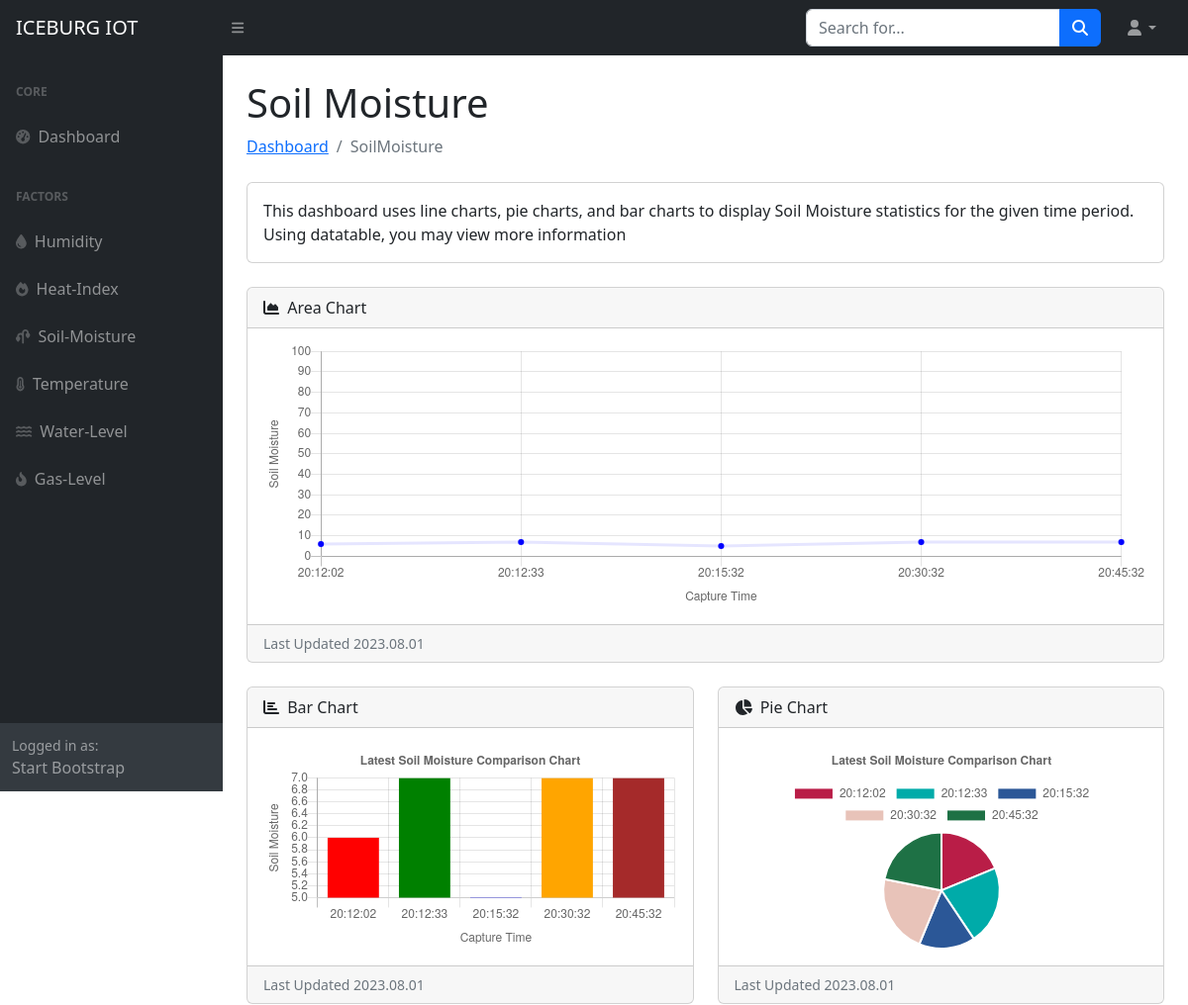
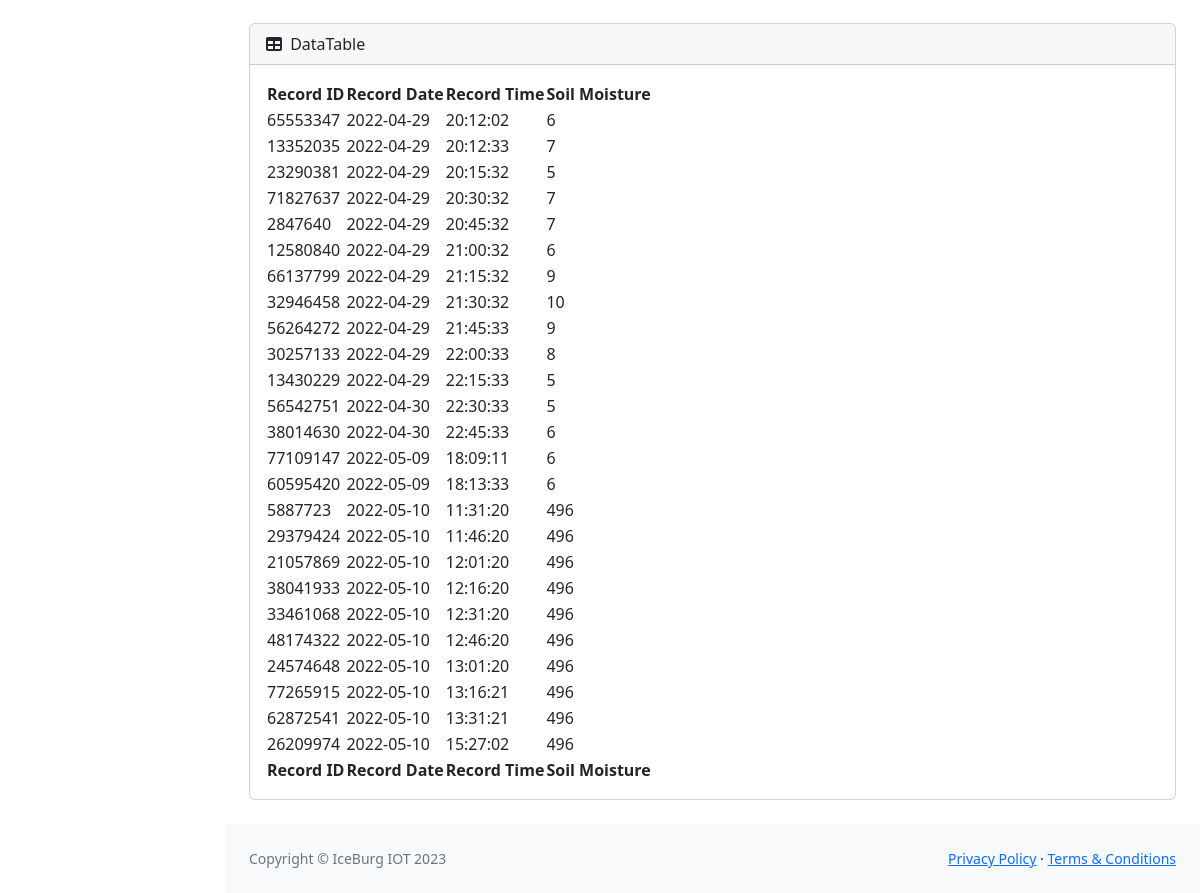
/soilMoisture.php, run on the app's committed database (2 pictures, top to bottom).
### tables this page shows
CREATE TABLE IF NOT EXISTS `sensor_box_02` (
  `Record_ID` int(10) NOT NULL,
  `Record_Date` varchar(12) NOT NULL,
  `Record_Time` varchar(10) NOT NULL,
  `Water_Level` varchar(5) NOT NULL,
  `Soil_Moisture` varchar(45) NOT NULL,
  PRIMARY KEY (`Record_ID`)
);

### soilMoisture.php (the view, shortened to what this page needs)
<?php
include('php/config.php');
$SQL = "SELECT * FROM `sensor_box_02` LIMIT 5;";
$stmt = $conn->prepare($SQL);
$stmt->execute();
$sensor_data = $stmt->get_result();
?>
<!DOCTYPE html>
<html lang="en">
<?php include 'assets/components/head.php' ?>
<body class="sb-nav-fixed">
    <?php include 'assets/components/navbar.php' ?>
    <?php include 'sidebar.php' ?>
    <div id="layoutSidenav_content">
        <main>
            <div class="container-fluid px-4">
                <h1 class="mt-4">Soil Moisture</h1>
                <ol class="breadcrumb mb-4">
                    <li class="breadcrumb-item"><a href="index.php">Dashboard</a></li>
                    <li class="breadcrumb-item active">SoilMoisture</li>
                </ol>
                <div class="card mb-4">
                    <div class="card-body">
                        This dashboard uses line charts, pie charts, and bar charts to display Soil Moisture statistics for the given time period. Using datatable, you may view more information
                    </div>
                </div>
                <div class="card mb-4">
                    <div class="card-header">
                        <i class="fas fa-chart-area me-1"></i>
                        Area Chart
                    </div>
                    <div class="card-body"><canvas id="areaChart" width="100%" height="30"></canvas></div>
                    <div class="card-footer small text-muted">Last Updated <?php echo date("Y.m.d") ?></div>
                </div>
                <div class="row">
                    <div class="col-lg-6">
                        <div class="card mb-4">
                            <div class="card-header">
                                <i class="fas fa-chart-bar me-1"></i>
                                Bar Chart
                            </div>
                            <div class="card-body"><canvas id="myChart2" style="width:100%; max-width:600px"></canvas></div>
                            <div class="card-footer small text-muted">Last Updated <?php echo date("Y.m.d") ?></div>
                        </div>
                    </div>
                    <div class="col-lg-6">
                        <div class="card mb-4">
                            <div class="card-header">
                                <i class="fas fa-chart-pie me-1"></i>
                                Pie Chart
                            </div>
                            <div class="card-body"><canvas id="myChart" style="width:100%;max-width:600px"></canvas></div>
                            <div class="card-footer small text-muted">Last Updated <?php echo date("Y.m.d") ?></div>
                        </div>
                    </div>
                </div>
                <?php
                $SQL = "SELECT * FROM `sensor_box_02`;";
                $stmt = $conn->prepare($SQL);
                $stmt->execute();
                $all_data = $stmt->get_result();
                ?>
                <div class="card mb-4">
                    <div class="card-header">
                        <i class="fas fa-table me-1"></i>
                        DataTable
                    </div>
                    <div class="card-body">
                        <table id="datatablesSimple">
                            <thead>
                                <tr>
                                    <th>Record ID</th>
                                    <th>Record Date</th>
                                    <th>Record Time</th>
                                    <th>Soil Moisture</th>
                                </tr>
                            </thead>
                            <tfoot>
                                <tr>
                                    <th>Record ID</th>
                                    <th>Record Date</th>
                                    <th>Record Time</th>
                                    <th>Soil Moisture</th>
                                </tr>
                            </tfoot>
                            <tbody>
                                <?php foreach ($all_data as $row) { ?>
                                    <tr>
                                        <td><?php echo $row['Record_ID'] ?></td>
                                        <td><?php echo $row['Record_Date'] ?></td>
                                        <td><?php echo $row['Record_Time'] ?></td>
                                        <td><?php echo $row['Soil_Moisture'] ?></td>
                                    </tr>
                                <?php } ?>
                            </tbody>
                        </table>
                    </div>
                </div>
            </div>
        </main>
        <?php include 'assets/components/footer.php' ?>
    </div>
    </div>
    <script>
        var yValues = [];
        var xValues = [];
        <?php foreach ($sensor_data as $row) {
            $humidity = (float)$row['Soil_Moisture'];
            $record_time = $row['Record_Time'];
        ?>
            yValues.push(<?php echo $humidity; ?>);
            xValues.push('<?php echo $record_time; ?>');
        <?php } ?>
        var barColors = [
            "#b91d47",
            "#00aba9",
            "#2b5797",
            "#e8c3b9",
            "#1e7145"
        ];
        new Chart("myChart", {
            type: "pie",
            data: {
                labels: xValues,
                datasets: [{
                    backgroundColor: barColors,
                    data: yValues
                }]
            },
            options: {
                title: {
                    display: true,
                    text: "Latest Soil Moisture Comparison Chart"
                }
            }
        });
    </script>
    <script>
        var yValues = [];
        var xValues = [];
        <?php foreach ($sensor_data as $row) {
            $humidity = (float)$row['Soil_Moisture'];
            $time = $row['Record_Time'];
        ?>
            yValues.push(<?php echo $humidity; ?>);
            xValues.push('<?php echo $time; ?>');
        <?php } ?>
        var barColors = ["red", "green", "blue", "orange", "brown"];
        new Chart("myChart2", {
            type: "bar",
            data: {
                labels: xValues,
                datasets: [{
                    backgroundColor: barColors,
                    data: yValues
                }]
            },
            options: {
                legend: {
                    display: false
                },
                title: {
                    display: true,
                    text: "Latest Soil Moisture Comparison Chart"
                },
                scales: {
                    yAxes: [{
                        scaleLabel: {
                            display: true,
                            labelString: 'Soil Moisture'
                        }
                    }],
                    xAxes: [{
                        display: true,
                        scaleLabel: {
                            display: true,
                            labelString: 'Capture Time'
                        }
                    }],
                }
            }
        });
    </script>
    <script>
        var xValues = [];
        var yValues = [];
        <?php foreach ($sensor_data as $row) {
            $humidity = (float)$row['Soil_Moisture'];
            $time = $row['Record_Time'];
        ?>
            xValues.push('<?php echo $time; ?>');
            yValues.push(<?php echo $humidity; ?>);
        <?php } ?>
        console.log(xValues);
        console.log(yValues);
        new Chart("areaChart", {
            type: "line",
            data: {
                labels: xValues,
                datasets: [{
                    fill: false,
                    lineTension: 0,
                    backgroundColor: "rgba(0,0,255,1.0)",
                    borderColor: "rgba(0,0,255,0.1)",
                    data: yValues
                }]
            },
            options: {
                legend: {
                    display: false
                },
                scales: {
                    yAxes: [{
                        ticks: {
                            min: 0,
                            max: 100
                        },
                        scaleLabel: {
                            display: true,
                            labelString: 'Soil Moisture'
                        }
                    }],
                    xAxes: [{
                        display: true,
                        scaleLabel: {
                            display: true,
                            labelString: 'Capture Time'
                        }
                    }],
                }
            }
        });
    </script>
</body>
</html>

### assets/components/head.php (shortened to what this page needs)
<head>
    <link href="css/styles.css" rel="stylesheet" />
    <link href="https://cdn.jsdelivr.net/npm/simple-datatables@7.1.2/dist/style.min.css" rel="stylesheet" />
</head>

### assets/components/navbar.php (shortened to what this page needs)
<nav class="sb-topnav navbar navbar-expand navbar-dark bg-dark">
        <a class="navbar-brand ps-3" href="index.html">ICEBURG IOT</a>
        <button class="btn btn-link btn-sm order-1 order-lg-0 me-4 me-lg-0" id="sidebarToggle" href="#!"><i class="fas fa-bars"></i></button>
        <form class="d-none d-md-inline-block form-inline ms-auto me-0 me-md-3 my-2 my-md-0">
            <div class="input-group">
                <input class="form-control" type="text" placeholder="Search for..." aria-label="Search for..." aria-describedby="btnNavbarSearch" />
                <button class="btn btn-primary" id="btnNavbarSearch" type="button"><i class="fas fa-search"></i></button>
            </div>
        </form>
        <ul class="navbar-nav ms-auto ms-md-0 me-3 me-lg-4">
            <li class="nav-item dropdown">
                <a class="nav-link dropdown-toggle" id="navbarDropdown" href="#" role="button" data-bs-toggle="dropdown" aria-expanded="false"><i class="fas fa-user fa-fw"></i></a>
            </li>
        </ul>
    </nav>

### sidebar.php
<div id="layoutSidenav">
    <div id="layoutSidenav_nav">
        <nav class="sb-sidenav accordion sb-sidenav-dark" id="sidenavAccordion">
            <div class="sb-sidenav-menu">
                <div class="nav">
                    <div class="sb-sidenav-menu-heading">Core</div>
                    <a class="nav-link" href="index.php">
                        <div class="sb-nav-link-icon"><i class="fas fa-tachometer-alt"></i></div>
                        Dashboard
                    </a>
                    <div class="sb-sidenav-menu-heading">Factors</div>
                    <a class="nav-link" href="humidity.php">
                        <div class="sb-nav-link-icon"><i class="fa-solid fa-droplet fa-bounce"></i></div>
                        Humidity
                    </a>
                    <a class="nav-link" href="heatindex.php">
                        <div class="sb-nav-link-icon"><i class="fa-solid fa-fire fa-fade"></i></div>
                        Heat-Index
                    </a>
                    <a class="nav-link" href="soilMoisture.php">
                        <div class="sb-nav-link-icon"><i class="fa-solid fa-plant-wilt fa-fade"></i></div>
                        Soil-Moisture
                    </a>
                    <a class="nav-link" href="temp.php">
                        <div class="sb-nav-link-icon"><i class="fa-solid fa-temperature-three-quarters fa-beat-fade"></i></div>
                        Temperature
                    </a>
                    <a class="nav-link" href="waterLv.php">
                        <div class="sb-nav-link-icon"><i class="fa-solid fa-water fa-beat"></i></div>
                        Water-Level
                    </a>
                    <a class="nav-link" href="gasLv.php">
                        <div class="sb-nav-link-icon"><i class="fa-solid fa-fire-flame-curved fa-beat"></i></div>
                        Gas-Level
                    </a>
                </div>
            </div>
            <div class="sb-sidenav-footer">
                <div class="small">Logged in as:</div>
                Start Bootstrap
            </div>
        </nav>
    </div>

### assets/components/footer.php
<footer class="py-4 bg-light mt-auto">
    <div class="container-fluid px-4">
        <div class="d-flex align-items-center justify-content-between small">
            <div class="text-muted">Copyright &copy; IceBurg IOT 2023</div>
            <div>
                <a href="#">Privacy Policy</a>
                &middot;
                <a href="#">Terms &amp; Conditions</a>
            </div>
        </div>
    </div>
</footer>

### data on the page
sensor_box_02: Record_ID "65553347", Record_Date "2022-04-29", Record_Time "20:12:02", Soil_Moisture "6"
sensor_box_02: Record_ID "13352035", Record_Date "2022-04-29", Record_Time "20:12:33", Soil_Moisture "7"
sensor_box_02: Record_ID "23290381", Record_Date "2022-04-29", Record_Time "20:15:32", Soil_Moisture "5"
sensor_box_02: Record_ID "71827637", Record_Date "2022-04-29", Record_Time "20:30:32", Soil_Moisture "7"
sensor_box_02: Record_ID "2847640", Record_Date "2022-04-29", Record_Time "20:45:32", Soil_Moisture "7"
sensor_box_02: Record_ID "12580840", Record_Date "2022-04-29", Record_Time "21:00:32", Soil_Moisture "6"
sensor_box_02: Record_ID "66137799", Record_Date "2022-04-29", Record_Time "21:15:32", Soil_Moisture "9"
sensor_box_02: Record_ID "32946458", Record_Date "2022-04-29", Record_Time "21:30:32", Soil_Moisture "10"
sensor_box_02: Record_ID "56264272", Record_Date "2022-04-29", Record_Time "21:45:33", Soil_Moisture "9"
sensor_box_02: Record_ID "30257133", Record_Date "2022-04-29", Record_Time "22:00:33", Soil_Moisture "8"
sensor_box_02: Record_ID "13430229", Record_Date "2022-04-29", Record_Time "22:15:33", Soil_Moisture "5"
sensor_box_02: Record_ID "56542751", Record_Date "2022-04-30", Record_Time "22:30:33", Soil_Moisture "5"
sensor_box_02: Record_ID "38014630", Record_Date "2022-04-30", Record_Time "22:45:33", Soil_Moisture "6"
sensor_box_02: Record_ID "77109147", Record_Date "2022-05-09", Record_Time "18:09:11", Soil_Moisture "6"
sensor_box_02: Record_ID "60595420", Record_Date "2022-05-09", Record_Time "18:13:33", Soil_Moisture "6"
sensor_box_02: Record_ID "5887723", Record_Date "2022-05-10", Record_Time "11:31:20", Soil_Moisture "496"
sensor_box_02: Record_ID "29379424", Record_Date "2022-05-10", Record_Time "11:46:20", Soil_Moisture "496"
sensor_box_02: Record_ID "21057869", Record_Date "2022-05-10", Record_Time "12:01:20", Soil_Moisture "496"
sensor_box_02: Record_ID "38041933", Record_Date "2022-05-10", Record_Time "12:16:20", Soil_Moisture "496"
sensor_box_02: Record_ID "33461068", Record_Date "2022-05-10", Record_Time "12:31:20", Soil_Moisture "496"
sensor_box_02: Record_ID "48174322", Record_Date "2022-05-10", Record_Time "12:46:20", Soil_Moisture "496"
sensor_box_02: Record_ID "24574648", Record_Date "2022-05-10", Record_Time "13:01:20", Soil_Moisture "496"
sensor_box_02: Record_ID "77265915", Record_Date "2022-05-10", Record_Time "13:16:21", Soil_Moisture "496"
sensor_box_02: Record_ID "62872541", Record_Date "2022-05-10", Record_Time "13:31:21", Soil_Moisture "496"
sensor_box_02: Record_ID "26209974", Record_Date "2022-05-10", Record_Time "15:27:02", Soil_Moisture "496"
